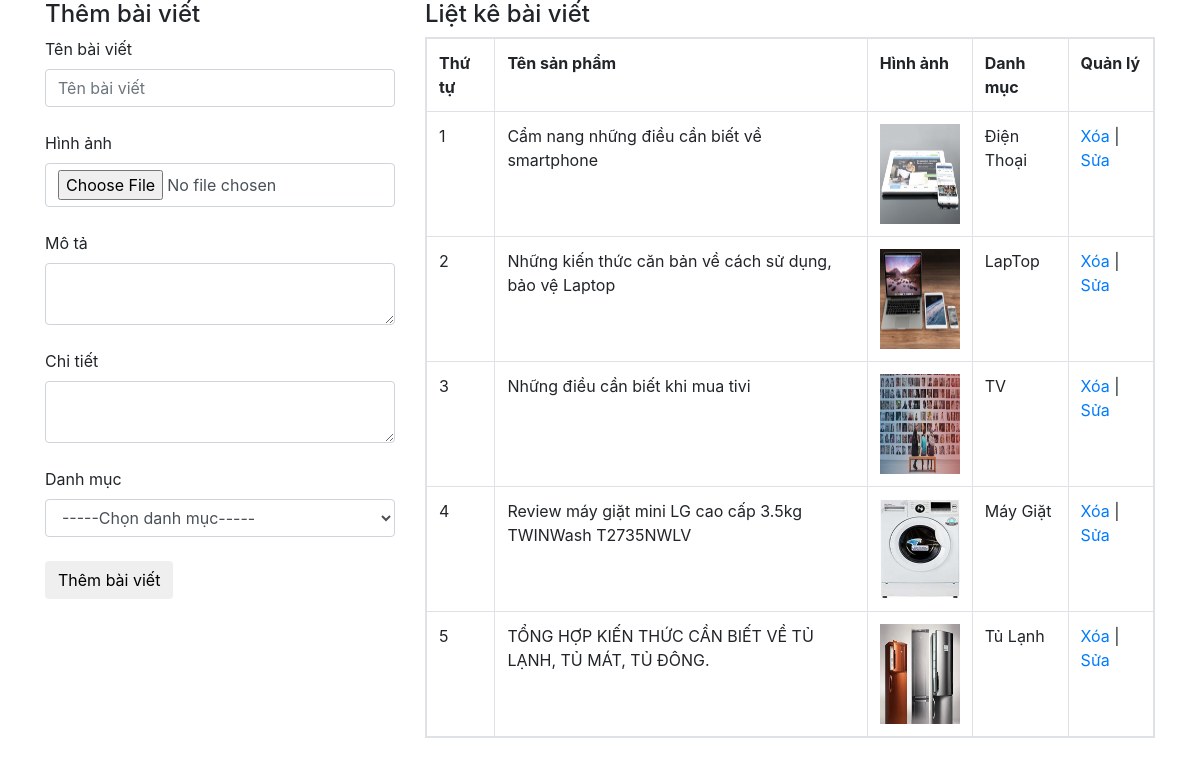
Page /admin/xulybaiviet.php on the committed database.
### tables this page shows
CREATE TABLE `baiviet` (
  `baiviet_id` int(11) NOT NULL,
  `baiviet_image` varchar(100) NOT NULL,
  `tenbaiviet` varchar(100) NOT NULL,
  `tomtat` text NOT NULL,
  `noidung` text NOT NULL,
  `danhmuctin_id` int(11) NOT NULL
);

CREATE TABLE `danhmuc_tin` (
  `danhmuctin_id` int(11) NOT NULL,
  `tendanhmuc` varchar(255) NOT NULL
);

### admin/xulybaiviet.php (the view, shortened to what this page needs)
<?php
include('../db/connect.php');
?>
<!DOCTYPE html>
<html>
<head>
<link href="../css/bootstrap.css" rel="stylesheet" type="text/css" media="all" />
</head>
<body>
    <div class="container">
        <div class="row">
            <?php
            if(isset($_GET['quanly'])=='capnhat'){
                $id_capnhat=$_GET['capnhat_id'];
                $sql_capnhat=mysqli_query($mysqli,"select * from baiviet where baiviet_id='$id_capnhat'");
                $row_capnhat=mysqli_fetch_array($sql_capnhat);
                $id_category_1=$row_capnhat['danhmuctin_id'];
                ?>
                <div class="col-md-4">
                <h4>Cập nhật bài viết</h4>
                <form action="" method="POST" enctype="multipart/form-data">
                    <label>Tên bài viết</label>
                    <input type="text" class="form-control" name="tenbaiviet" value="<?php echo $row_capnhat['tenbaiviet'] ?>"><br>
                    <input type="hidden" class="form-control" name="id_update" value="<?php echo $row_capnhat['baiviet_id'] ?>"><br>
                    <label>Hình ảnh</label>
                    <input type="file" class="form-control" name="hinhanh"><br>
                    <img src="../uploads/<?php echo $row_capnhat['baiviet_image'] ?>" height="100" width="80" ><br>
                    <label>Tóm tắt</label>
                    <textarea class="form-control" rows="10" name="mota"><?php echo $row_capnhat['tomtat'] ?></textarea><br>
                    <label>Nội dung</label>
                    <textarea class="form-control" rows="10" name="chitiet"><?php echo $row_capnhat['noidung'] ?></textarea><br>
                    <label>Danh mục</label>
                    <?php
                    $sql_danhmuc=mysqli_query($mysqli,"select * from danhmuc_tin order by danhmuctin_id desc")
                    ?>
                    <select name="danhmuc" class="form-control">
                        <option value="0">-----Chọn danh mục-----</option>
                        <?php
                        while($row_danhmuc=mysqli_fetch_array($sql_danhmuc)){
                            if($id_category_1==$row_danhmuc['dm_id']){
                        ?>
                        <option selected value="<?php echo $row_danhmuc['danhmuctin_id'] ?>"><?php echo $row_danhmuc['tendanhmuc'] ?></option>
                        <?php
                            }else{
                        ?>
                        <option value="<?php echo $row_danhmuc['danhmuctin_id'] ?>"><?php echo $row_danhmuc['tendanhmuc'] ?></option>
                        <?php
                            }
                        }
                        ?>
                    </select><br>
                    <input type="submit" name="capnhatbaiviet" value="Cập nhật bài viết" class="btn btn-default">
                </form>
            </div>
            <?php
            }else{
                ?>
                <div class="col-md-4">
                <h4>Thêm bài viết</h4>
                <form action="" method="POST" enctype="multipart/form-data">
                    <label>Tên bài viết</label>
                    <input type="text" class="form-control" name="tenbaiviet" placeholder="Tên bài viết"><br>
                    <label>Hình ảnh</label>
                    <input type="file" class="form-control" name="hinhanh"><br>
                    <label>Mô tả</label>
                    <textarea class="form-control" name="mota"></textarea><br>
                    <label>Chi tiết</label>
                    <textarea class="form-control" name="chitiet"></textarea><br>
                    <label>Danh mục</label>
                    <select name="danhmuc" class="form-control">
                        <option value="0">-----Chọn danh mục-----</option>
                    </select><br>
                    <input type="submit" name="thembaiviet" value="Thêm bài viết" class="btn btn-default">
                </form>
            </div>
            <?php
            }
            ?>
            <div class="col-md-8">
            <h4>Liệt kê bài viết</h4>
            <?php
            $sql_select_bv=mysqli_query($mysqli,"select * from baiviet,danhmuc_tin where baiviet.danhmuctin_id=danhmuc_tin.danhmuctin_id order by baiviet.baiviet_id desc")
            ?>
            <table class="table table-responsive table-bordered ">
                <tr>
                    <th>Thứ tự</th>
                    <th>Tên sản phẩm</th>
                    <th>Hình ảnh</th>
                    <th>Danh mục</th>
                    <th>Quản lý</th>
                </tr>
                <?php
                $i=0;
                while($row_bv=mysqli_fetch_array($sql_select_bv)){
                    $i++;
                ?>
                <tr>
                    <td><?php echo $i ?></td>
                    <td><?php echo $row_bv['tenbaiviet'] ?></td>
                    <td><img src="../uploads/<?php echo $row_bv['baiviet_image'] ?>" height="100" width="80"></td>
                    <td><?php echo $row_bv['tendanhmuc'] ?></td>
                    <td><a href="?mod=quanlybaiviet&xoa=<?php echo $row_bv['baiviet_id'] ?>">Xóa</a> | <a href="?mod=quanlybaiviet&quanly=capnhat&capnhat_id=<?php echo $row_bv['baiviet_id'] ?>">Sửa</a></td>
                </tr>
                <?php
                }
                ?>
            </table>
            </div>
        </div>
    </div>
</body>
</html>

### rows in the picture
baiviet: tenbaiviet "Cẩm nang những điều cần biết về smartphone", baiviet_image (picture), danhmuctin.tendanhmuc "Điện Thoại"
baiviet: tenbaiviet "Những kiến thức căn bản về cách sử dụng, bảo vệ Laptop", baiviet_image (picture), danhmuctin.tendanhmuc "LapTop"
baiviet: tenbaiviet "Những điều cần biết khi mua tivi", baiviet_image (picture), danhmuctin.tendanhmuc "TV"
baiviet: tenbaiviet "Review máy giặt mini LG cao cấp 3.5kg TWINWash T2735NWLV", baiviet_image (picture), danhmuctin.tendanhmuc "Máy Giặt"
baiviet: tenbaiviet "TỔNG HỢP KIẾN THỨC CẦN BIẾT VỀ TỦ LẠNH, TỦ MÁT, TỦ ĐÔNG.", baiviet_image (picture), danhmuctin.tendanhmuc "Tủ Lạnh"
